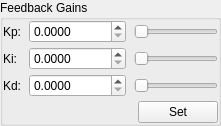
              <widget class="QGroupBox" name="FeedbackGainsGroupBox">
               <property name="title">
                <string>Feedback Gains</string>
               </property>
               <layout class="QVBoxLayout" name="verticalLayout_15">
                <property name="spacing">
                 <number>4</number>
                </property>
                <property name="leftMargin">
                 <number>0</number>
                </property>
                <property name="topMargin">
                 <number>0</number>
                </property>
                <property name="rightMargin">
                 <number>0</number>
                </property>
                <property name="bottomMargin">
                 <number>0</number>
                </property>
                <item>
                 <layout class="QGridLayout" name="gridLayout_7">
                  <property name="leftMargin">
                   <number>0</number>
                  </property>
                  <property name="topMargin">
                   <number>0</number>
                  </property>
                  <property name="rightMargin">
                   <number>0</number>
                  </property>
                  <property name="bottomMargin">
                   <number>0</number>
                  </property>
                  <property name="horizontalSpacing">
                   <number>8</number>
                  </property>
                  <property name="verticalSpacing">
                   <number>4</number>
                  </property>
                  <item row="0" column="0">
                   <widget class="QLabel" name="ServoKpLbl">
                    <property name="text">
                     <string>Kp:</string>
                    </property>
                   </widget>
                  </item>
                  <item row="0" column="1">
                   <widget class="QDoubleSpinBox" name="ServoKpDoubleSpinBox">
                    <property name="decimals">
                     <number>4</number>
                    </property>
                    <property name="minimum">
                     <double>0.000000000000000</double>
                    </property>
                    <property name="maximum">
                     <double>100000.000000000000000</double>
                    </property>
                    <property name="singleStep">
                     <double>0.100000000000000</double>
                    </property>
                   </widget>
                  </item>
                  <item row="0" column="2">
                   <widget class="QSlider" name="ServoKpSlider">
                    <property name="orientation">
                     <enum>Qt::Horizontal</enum>
                    </property>
                   </widget>
                  </item>
                  <item row="1" column="0">
                   <widget class="QLabel" name="ServoKiLbl">
                    <property name="text">
                     <string>Ki:</string>
                    </property>
                   </widget>
                  </item>
                  <item row="1" column="1">
                   <widget class="QDoubleSpinBox" name="ServoKiDoubleSpinBox">
                    <property name="decimals">
                     <number>4</number>
                    </property>
                    <property name="minimum">
                     <double>0.000000000000000</double>
                    </property>
                    <property name="maximum">
                     <double>100000.000000000000000</double>
                    </property>
                    <property name="singleStep">
                     <double>0.100000000000000</double>
                    </property>
                   </widget>
                  </item>
                  <item row="1" column="2">
                   <widget class="QSlider" name="ServoKiSlider">
                    <property name="orientation">
                     <enum>Qt::Horizontal</enum>
                    </property>
                   </widget>
                  </item>
                  <item row="2" column="0">
                   <widget class="QLabel" name="ServoKdLbl">
                    <property name="text">
                     <string>Kd:</string>
                    </property>
                   </widget>
                  </item>
                  <item row="2" column="1">
                   <widget class="QDoubleSpinBox" name="ServoKdDoubleSpinBox">
                    <property name="decimals">
                     <number>4</number>
                    </property>
                    <property name="minimum">
                     <double>0.000000000000000</double>
                    </property>
                    <property name="maximum">
                     <double>100000.000000000000000</double>
                    </property>
                    <property name="singleStep">
                     <double>0.100000000000000</double>
                    </property>
                   </widget>
                  </item>
                  <item row="2" column="2">
                   <widget class="QSlider" name="ServoKdSlider">
                    <property name="orientation">
                     <enum>Qt::Horizontal</enum>
                    </property>
                   </widget>
                  </item>
                 </layout>
                </item>
                <item>
                 <layout class="QHBoxLayout" name="horizontalLayout_20">
                  <property name="spacing">
                   <number>8</number>
                  </property>
                  <property name="leftMargin">
                   <number>0</number>
                  </property>
                  <property name="topMargin">
                   <number>0</number>
                  </property>
                  <property name="rightMargin">
                   <number>0</number>
                  </property>
                  <property name="bottomMargin">
                   <number>0</number>
                  </property>
                  <item>
                   <spacer name="horizontalSpacer_10">
                    <property name="orientation">
                     <enum>Qt::Horizontal</enum>
                    </property>
                    <property name="sizeHint" stdset="0">
                     <size>
                      <width>40</width>
                      <height>20</height>
                     </size>
                    </property>
                   </spacer>
                  </item>
                  <item>
                   <widget class="QPushButton" name="ServoGainsSetBtn">
                    <property name="text">
                     <string>Set</string>
                    </property>
                   </widget>
                  </item>
                 </layout>
                </item>
               </layout>
              </widget>
